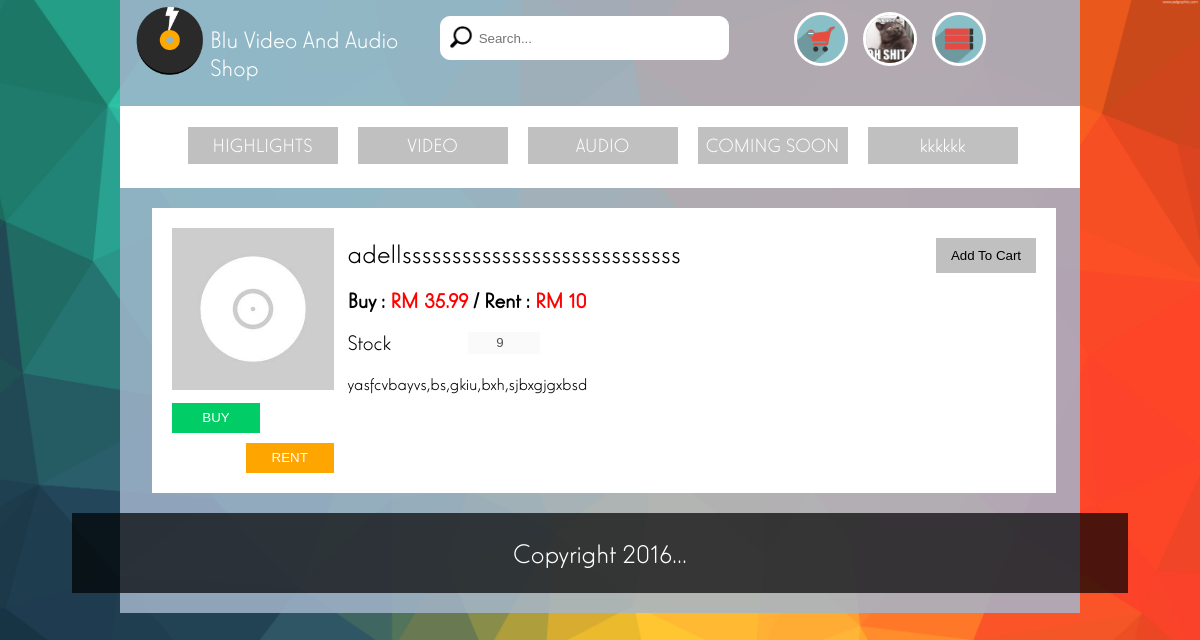
Screenshot of /utility/product_page_login.php?product_id=1 (signed in) with the database file from the repository.
### tables this page shows
CREATE TABLE IF NOT EXISTS `user` (
  `User_ID` int(15) NOT NULL AUTO_INCREMENT,
  `User_Name` varchar(300) NOT NULL,
  `User_Password` varchar(300) NOT NULL,
  `User_Email` varchar(300) NOT NULL,
  `User_Profile_Pic` varchar(1000) NOT NULL DEFAULT '../images/default_pic.jpg',
  `User_Phone` varchar(30) NOT NULL,
  `User_Address` varchar(300) NOT NULL,
  `User_Dob` date NOT NULL,
  `User_Subscribe_Status` varchar(10) NOT NULL,
  `User_Rent_Limit` int(11) NOT NULL DEFAULT '0',
  `User_Privilege` varchar(15) NOT NULL,
  PRIMARY KEY (`User_ID`)
);

CREATE TABLE IF NOT EXISTS `product` (
  `Product_ID` int(15) NOT NULL AUTO_INCREMENT,
  `Product_Name` varchar(300) NOT NULL,
  `Product_Description` varchar(1000) NOT NULL,
  `Product_Pic` varchar(1000) NOT NULL DEFAULT '../images/default_album.jpg',
  `Product_Type` int(15) NOT NULL,
  `Product_Category` varchar(500) NOT NULL,
  `Product_Price` double NOT NULL,
  `Product_Rent_Price` double NOT NULL DEFAULT '10',
  `Product_Stock` int(11) NOT NULL,
  `Product_Status` varchar(15) NOT NULL,
  PRIMARY KEY (`Product_ID`)
);

### utility/product_page_login.php (the view, shortened to what this page needs)
<?php
	$user_id = $_SESSION['user_id'];
  $product_id = $_REQUEST['product_id'];
  $product_sql = "select * from product where product_id = ".$product_id." ";
  $product_exe = mysql_query($product_sql);
  $product_row = mysql_num_rows($product_exe);
  $product_image = "";
  do {
    $product_image = $product_row['Product_Pic'];
    $product_name = $product_row['Product_Name'];
    $product_price = $product_row['Product_Price'];
    $product_rent_price = $product_row['Product_Rent_Price'];
    $product_describe = $product_row['Product_Description'];
		$product_stock = $product_row['Product_Stock'];
  }while($product_row = mysql_fetch_array($product_exe));
	$user_rent_limit_sql = "select * from user where user_id = ".$user_id." ";
  $user_rent_limit_exe = mysql_query($user_rent_limit_sql);
  $user_rent_limit_row = mysql_num_rows($user_rent_limit_exe);
  do {
    $user_rent_limit_result = $user_rent_limit_row['User_Rent_Limit'];
  }while($user_rent_limit_row = mysql_fetch_array($user_rent_limit_exe));
?>
<!DOCTYPE html>
<html>
<head>
	<link href="../css/main.css" rel="stylesheet" type="text/css" />
  <link href="../css/product.css" rel="stylesheet" type="text/css" />
	<link rel="stylesheet" href="../css/font/elegantlux/elegant_luxmager.css" type="text/css" charset="utf-8" />
</head>
<body>
	<div class="cont section group">
		<?php include('../utility/user_header.php');?>
		<?php include("../utility/navigation.php");?>
		<div class="cont_element col span_2_of_2 ">
			<div id="" class="product_content_div">
				<div class="col span_1_of_5 " style="">
					<?php
						$product_out_of_stock_buy = "";
						$product_out_of_stock_rent = "";
						$product_out_of_stock_buy_css = "";
						$product_out_of_stock_rent_css = "";
						if($user_rent_limit_result == 5 && $product_stock != 0){
							$product_out_of_stock_buy = "";
							$product_out_of_stock_rent = "disabled='disabled'";
							$product_out_of_stock_buy_css = "";
							$product_out_of_stock_rent_css = "product_disabled";
							$product_out_of_stock_status = "Max 5 rental, you can still purchase.";
						}
						else if($user_rent_limit_result != 5 && $product_stock == 0){
							$product_out_of_stock_buy = "disabled='disabled'";
							$product_out_of_stock_rent = "disabled='disabled'";
							$product_out_of_stock_buy_css = "product_disabled";
							$product_out_of_stock_rent_css = "product_disabled";
							$product_out_of_stock_status = "Out Of Stock!";
						}
						else if($user_rent_limit_result == 5 && $product_stock == 0){
							$product_out_of_stock_buy = "disabled='disabled'";
							$product_out_of_stock_rent = "disabled='disabled'";
							$product_out_of_stock_buy_css = "product_disabled";
							$product_out_of_stock_rent_css = "product_disabled";
							$product_out_of_stock_status = "Out Of Stock!";
						}
						else{
							$product_out_of_stock_buy = "";
							$product_out_of_stock_rent = "";
							$product_out_of_stock_buy_css = "";
							$product_out_of_stock_rent_css = "";
						}
					?>
					<img src="<?php echo $product_image;?>" id="" class="product_picture"/>
					<form action="../user/buy_product.php" method="POST" target="_blank">
	          <input type="submit" id="" class="product_btn buy_btn <?php echo $product_out_of_stock_buy_css;?>" name="buy_btn" value="BUY" <?php echo $product_out_of_stock_buy;?>>
					</form>
					<form action="../user/rent_product.php" method="POST" target="_blank">
						<input type="submit"  id="" class="product_btn rent_btn <?php echo $product_out_of_stock_rent_css;?>" value="RENT" <?php echo $product_out_of_stock_rent;?>>
					</form>
				</div>
				<div class="col span_4_of_5 product_content_name" style="">
					<?php echo $product_name; ?>
					<span id="" class="add_to_cart_span"><input type="button" id="add_to_cart_function" name="add_to_cart_checkbox" value="Add To Cart"/></span>
				</div>
				<div class="col span_4_of_5 product_content_price" style="">
					<span id="" class="buy_title">Buy :</span> RM <?php echo $product_price; ?>
					<span id="" class="rent_title"> / Rent :</span> RM <?php echo $product_rent_price; ?>
				</div>
				<div class="col span_4_of_5 product_content_quantity_div" style="">
					<div id="" class="product_content_quantity_function_title">Stock</div>
					<div id="" class="product_content_quantity_function_operation">
						<input type="number" id="product_quantity_value" name="product_quantity_value" value="<?php echo $product_stock;?>" disabled="disabled" class="quantity_value_input"/>
					</div>
				</div>
				<div class="col span_4_of_5 product_content_description" style="">
					<?php echo $product_describe; ?>
				</div>
			</div>
		</div>
		<?php include("../utility/footer.php");?>
	</div>
</body>
</html>

### utility/user_header.php (shortened to what this page needs)
<?php
	$user_id = $_SESSION['user_id'];
	$result = mysql_query("SELECT * FROM user WHERE User_ID = '$user_id'");
	$row = mysql_fetch_assoc($result);
?>
<div id="" class="logo_div section group">
	<div id="" class="col span_1_of_3">
		<a href="../user/index.php" id="" class="logo_link" id="">
			<img src="../images/logo.ico" alt="Blu Video and Audio Shop" id="" class="logo_images"/>
			<p id="" class="shop_name">Blu Video And Audio Shop</p>
		</a>
	</div>
	<div id="" class="search_div col span_1_of_3">
		<form action="search_result.php">
			<p><input type="text" name="search" id="" class="search_bar" placeholder="Search..." onkeydown="if(event.keyCode == 13) { this.form.submit(); console.log('search on submit'); return false; }"/></p>
		</form>
	</div>
	<div id="" class="col span_1_of_3 btn_group after_login">
		<a href="../user/add_to_cart.php" id="" class="user_btn cart_btn"/>
			<img src="../images/cartblack.png" title="add to cart" id="" class=""/>
		<a href="../user/user_profile.php" id="" class="user_btn profile_btn"/>
			<img src="<?php echo $row["User_Profile_Pic"]; ?>" title="profile" id="" class=""/>
	<div id="menu_function" class="user_btn menu_btn"/>
		<img src="../images/menu.png" title="menu" id="" class=""/>
	</div>
</div>

### css/main.css (style rules this page uses)
body { background-image: url("../images/colorful-triangles-background.jpg"); background-repeat:no-repeat; -webkit-background-size: cover; -moz-background-size: cover; -o-background-size: cover; background-size: cover; margin:0 auto; font-family:elegant_luxmager; }
.logo_div { min-height:80px; background-color:rgba(41, 41, 41, 0.2); padding-bottom:10px; }
.logo_images { width:80px; margin-left:10px; float:left; }
.logo_link { background-color:; float:left; width:100%; display: table-cell; vertical-align:middle; text-decoration:none; }
.shop_name { font-size:25px; display:; background-color:; width:100%; color:white; }
.search_div { text-align:center; }
.search_bar { width:80%; height:40px; text-align:left; padding-left:38px; border-radius:10px; border-style:solid; border-width:1px; border-color:white; outline:0; background-image: url("../images/search.png"); background-repeat:no-repeat; -webkit-background-size: 70px 70px; -moz-background-size: 70px 70px; -o-background-size: 70px 70px; background-size: 70px 70px; background-position:-15px -15px; }
.user_btn { width:45px; height:20px; margin:7px 10px 0px 10px; padding:5px 0 5px 0; display:inline-block; text-decoration:none; text-align:center; font-size:18px; color:white; }
.user_btn img { width:100%; height:100%; object-fit: cover; object-position: center; }
.cart_btn img { width:48px; height:48px; float:right; border-radius:100%; border-style:solid; }
.profile_btn img { width:48px; height:48px; float:right; border-radius:100%; border-style:solid; }
.menu_btn img { width:48px; height:48px; float:right; border-radius:100%; border-style:solid; }
.after_login { text-align:center; background-color:; height:80px; }
.cont { background-color:rgba(202, 225, 255, 0.8); width:80%; min-height:70%; margin-left: auto; margin-right: auto; margin-bottom:30px !important; z-index:1; }
.cont_element { margin:0px 4px auto !important; width：100%； }
.section { clear: both; padding: 0px; margin: 0px auto; }
.col { display: block; float:left; margin: 0 ; }
.col:first-child { margin-left: 0; }
.group:before, .group:after { content:""; display:table; }
.group:after { clear:both; }
.group { zoom:1; }
.span_2_of_2 { width: 100%; }
.span_1_of_3 { width: 32.26%; }
.span_4_of_5 { width: 79.68%; }
.span_1_of_5 { width: 18.72%; }

### css/product.css (style rules this page uses)
.product_content_div { background-color: white; margin:20px auto 0 auto; width: 90%; min-height: 10px; padding: 20px; overflow:hidden; }
.product_btn { width:88px; height:30px; margin-top: 10px; text-align: center; color: white; border:none; }
.rent_btn { float:right; background-color: orange; }
.buy_btn { float: left; background-color: #00CD66; }
.product_picture { width: 100%; height: auto; }
.product_content_name { margin-top: 10px; font-size: 28px; float:right; }
.product_content_price { margin-top: 15px; color:red; font-size: 22px; font-weight: bold; float:right; }
.product_content_quantity_div { float:right; margin-top:15px; font-size: 22px; height: 32px; }
.product_content_quantity_function_title { float:left; width:120px; padding-top: 3px; }
.product_content_quantity_function_operation { float: left; }
.quantity_value_input { width:60px; display:inline-block; border:none; height:20px; padding-left:10px; text-align: center; }
.buy_title { color: black; }
.rent_title { color: black; }
.product_content_description { font-size: 18px; word-wrap: break-word; margin-top: 15px; float:right; }
.add_to_cart_span { float:right; font-size: 16px; background-color: ; }
.add_to_cart_span input { background-color:silver; border:none; padding: 10px; cursor: pointer; outline: none; transition: 0.5s; text-align: center; width:100px; }

### rows the page displays
user: User_Profile_Pic (picture)
product: Product_Pic (placeholder picture), Product_Name "adellssssssssssssssssssssssssssss", Product_Price "35.99", Product_Rent_Price "10", product_quantity_value "9", Product_Description "yasfcvbayvs,bs,gkiu,bxh,sjbxgjgxbsd"
